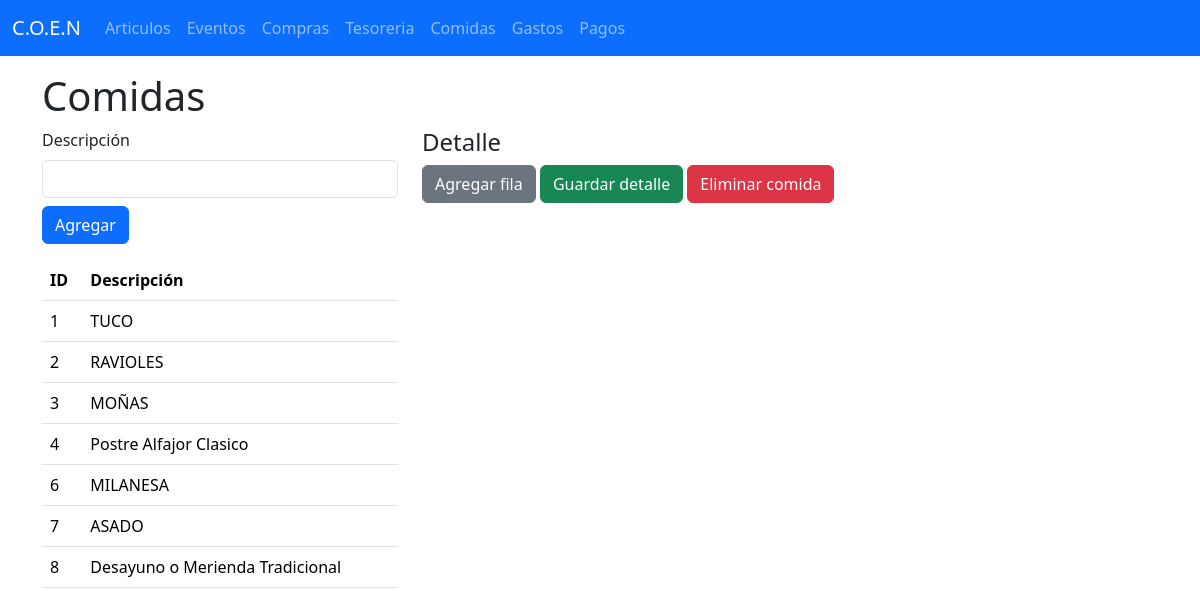
The page /comidas on the database its author committed.
### tables this page shows
CREATE TABLE "Comidas" (id INTEGER PRIMARY KEY AUTOINCREMENT, descripcion TEXT);

### prueba web - copia - copia.py (the view)
@app.route('/comidas')
def comidas():
    comidas = db.fetchall("SELECT * FROM Comidas")
    for c in comidas:
        if 'descripcion' not in c or not c.get('descripcion'):
            if 'nombre' in c and c.get('nombre'):
                c['descripcion'] = c['nombre']
            else:
                c['descripcion'] = ''
    articulos = db.fetchall("SELECT * FROM Articulos")
    detalles = db.fetchall(
        """
        SELECT cd.id, cd.comida_id, cd.articulo_id, a.nombre AS articulo,
               cd.cant_jov, cd.cant_dor, cd.cant_var
        FROM ComidaDetalle cd
        LEFT JOIN Articulos a ON cd.articulo_id = a.id
        """
    )
    return render_template('comidas.html', comidas=comidas, articulos=articulos, detalles=detalles)

### database.py (called while the page is built)
    def fetchall(self, query, params=()):
        self.cursor.execute(query, params)
        rows = self.cursor.fetchall()
        return [dict(row) for row in rows]

### templates/comidas.html (shortened to what this page needs)
{% extends 'base.html' %}
{% block content %}
<h1>Comidas</h1>
<div class="row">
  <div class="col-md-4">
    <form method="post" action="/add_comida" class="mb-3">
      <div class="mb-2">
        <label class="form-label">Descripción</label>
        <input name="descripcion" class="form-control" />
      </div>
      <button class="btn btn-primary">Agregar</button>
    </form>
    <div class="table-responsive">
      <table class="table table-hover" id="comidas-list">
        <thead><tr><th>ID</th><th>Descripción</th></tr></thead>
        <tbody>
        {% for c in comidas %}
          <tr data-id="{{ c.id }}"><td>{{ c.id }}</td><td>{{ c.descripcion }}</td></tr>
        {% endfor %}
        </tbody>
      </table>
    </div>
  </div>
  <div class="col-md-8">
    <h4>Detalle</h4>
    <form id="detalle-form" method="post" action="/guardar_detalle">
      <div class="mt-2">
        <button type="button" id="add-row" class="btn btn-secondary">Agregar fila</button>
        <button type="submit" class="btn btn-success">Guardar detalle</button>
        <a href="#" id="delete-comida" class="btn btn-danger">Eliminar comida</a>
      </div>
    </form>
  </div>
</div>
{% endblock %}

### rows shown on the page
Comidas: id "1", descripcion "TUCO"
Comidas: id "2", descripcion "RAVIOLES"
Comidas: id "3", descripcion "MOÑAS"
Comidas: id "4", descripcion "Postre Alfajor Clasico"
Comidas: id "6", descripcion "MILANESA"
Comidas: id "7", descripcion "ASADO"
Comidas: id "8", descripcion "Desayuno o Merienda Tradicional"
